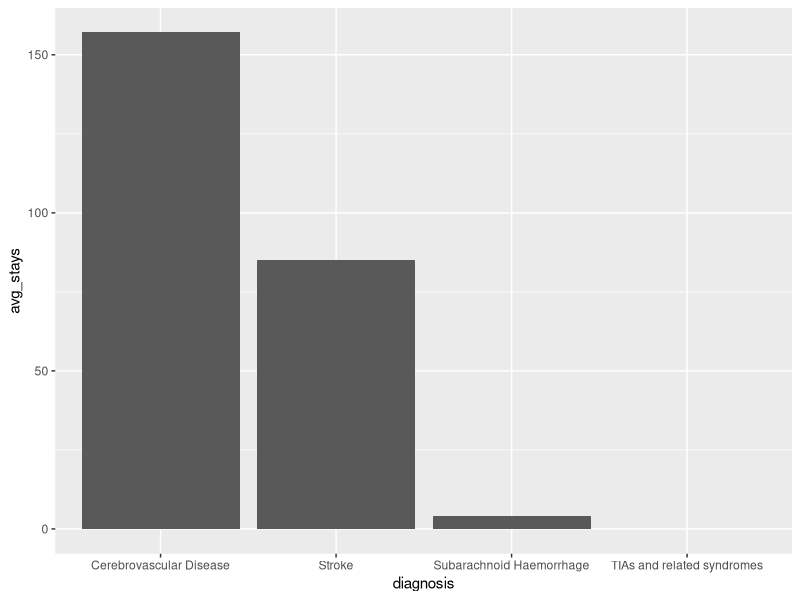
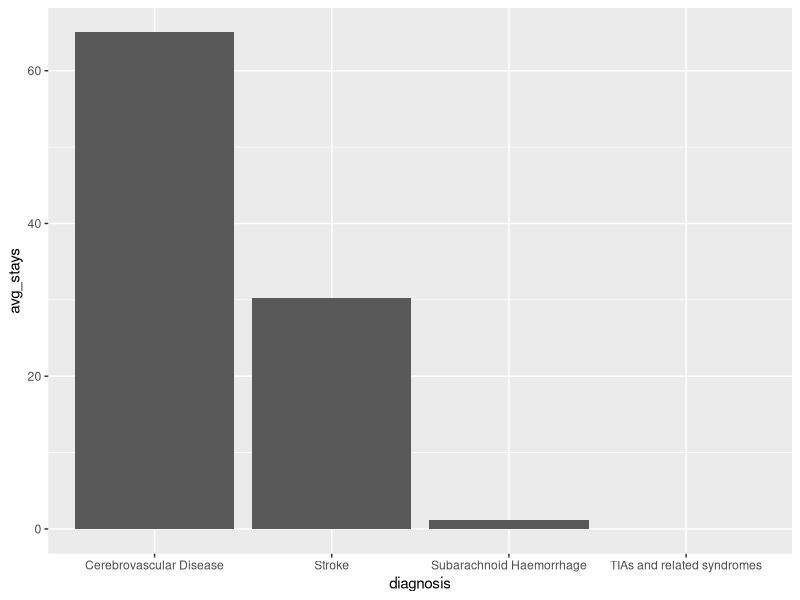
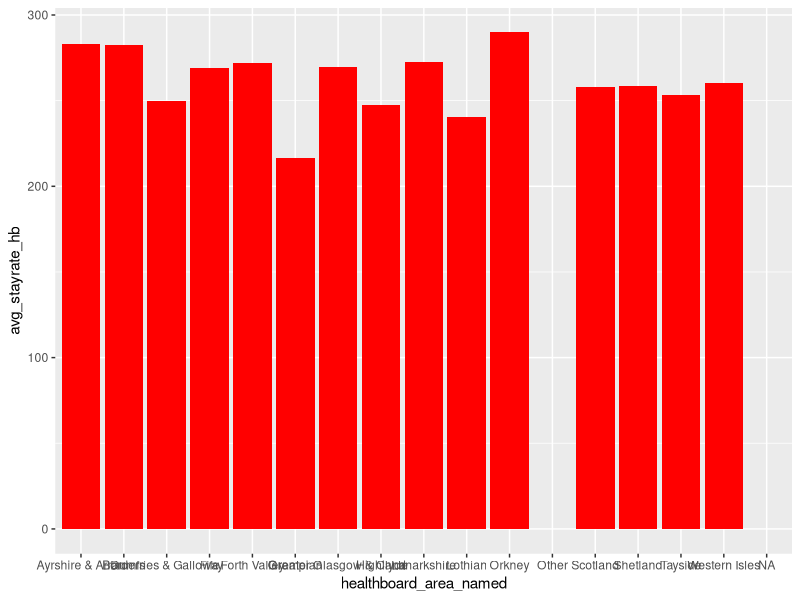
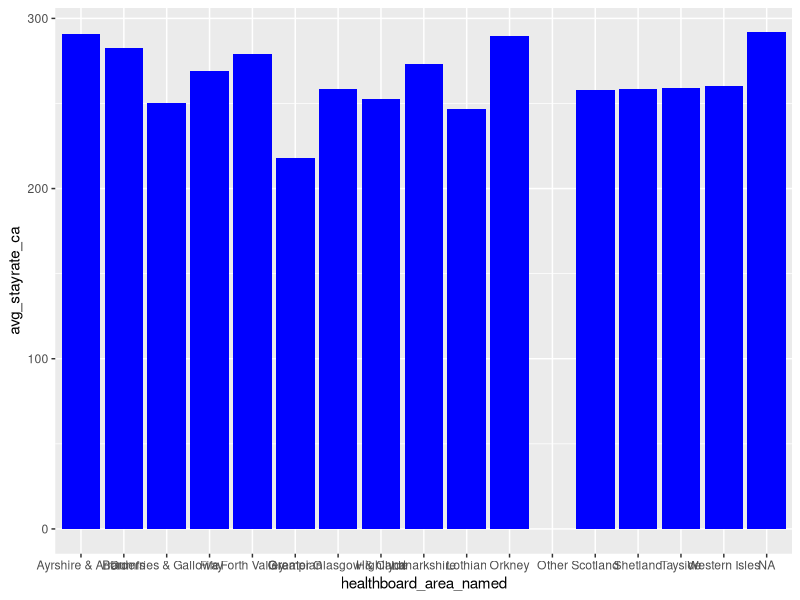
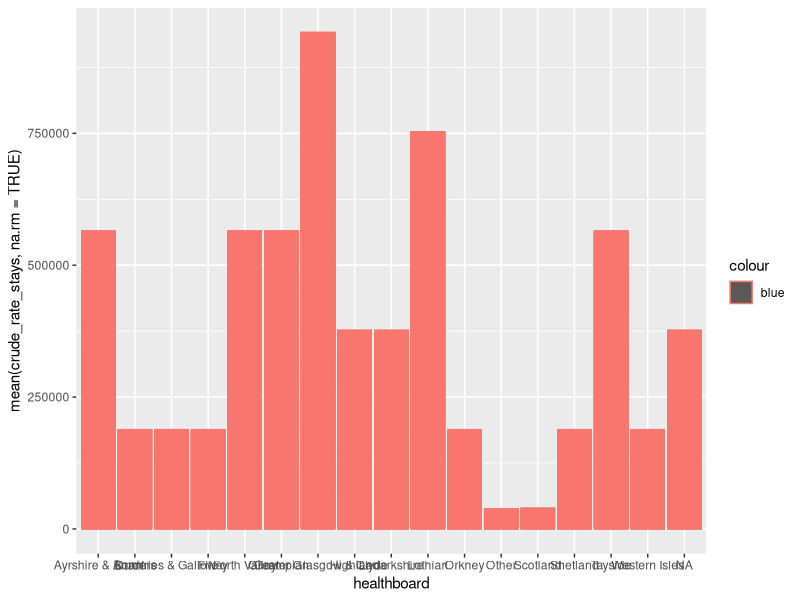
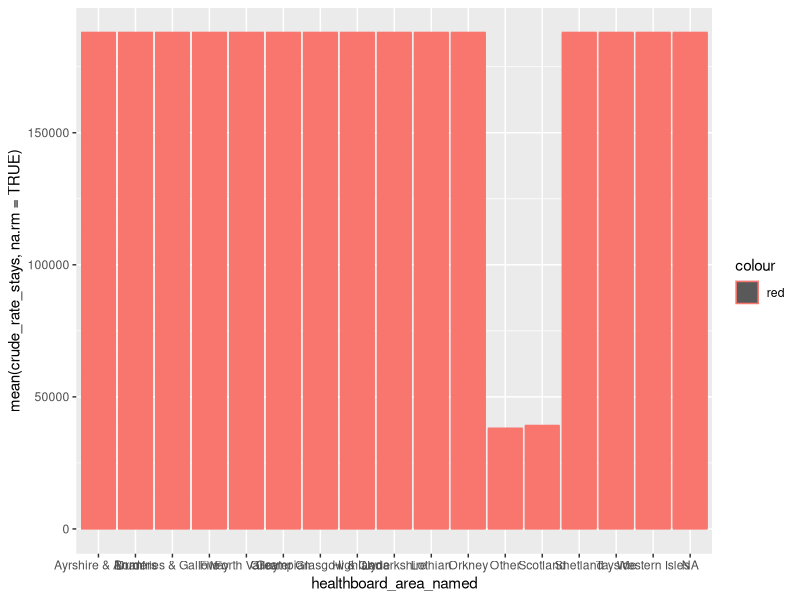

Here is the R script that generated these plots, in order:
## ---- chunk 1
library(tidyverse)
## ---- chunk 2
council_strokesbyca <- read_csv("../../data/clean_data/strokes_byca.csv",
                                col_types = cols(hospitalstays = col_double(),
                                            crude_rate_stays = col_double()))
healthboard_strokesbyhb <- read_csv("../../data/clean_data/strokes_byhb.csv",
                                col_types = cols(hospitalstays = col_double(),
                                            crude_rate_stays = col_double()))
## ---- chunk 3
diagnosis_totals_byhb <- healthboard_strokesbyhb %>% 
  group_by(diagnosis) %>% 
  summarise(avg_stays = mean(crude_rate_mortality, na.rm = TRUE),
            avg_discharge = mean(easr_discharge, na.rm = TRUE),
            avg_deaths = mean(easr_mortality, na.rm = TRUE))
## ---- chunk 4
diagnosis_totals_byhb %>% 
  ggplot(aes(x = diagnosis, y = avg_stays)) +
  geom_col()
## ---- chunk 5
diagnosis_totals_byca <- council_strokesbyca %>% 
  group_by(diagnosis) %>% 
  summarise(avg_stays = mean(crude_rate_mortality, na.rm = TRUE),
            avg_discharge = mean(easr_discharge, na.rm = TRUE),
            avg_deaths = mean(easr_mortality, na.rm = TRUE))
## ---- chunk 6
diagnosis_totals_byca %>% 
  ggplot(aes(x = diagnosis, y = avg_stays)) +
  geom_col()
## ---- chunk 7
unique(council_strokesbyca$council_area_named)
unique(healthboard_strokesbyhb$healthboard_area_named)
## ---- chunk 8
council_strokesbyca <- council_strokesbyca %>% 
  mutate(healthboard = case_when(
    council_area_named %in% c("East Ayrshire", "North Ayrshire", "South Ayrshire") ~ "Ayrshire & Arran",
    council_area_named == "Scottish Borders" ~ "Borders",
    council_area_named == "Dumfries & Galloway" ~ "Dumfries & Galloway",
    council_area_named == "Na h-Eileanan Siar" ~ "Western Isles",
    council_area_named == "Fife" ~ "Fife",
    council_area_named %in% c("Clackmannanshire", "Falkirk", "Stirling") ~ "Forth Valley",
    council_area_named == "Aberdeenshire" | council_area_named == "Aberdeen City" | council_area_named == "Moray" ~ "Grampian",
    council_area_named %in% c("City of Glasgow", "East Dunbartonshire", "East Renfrewshire", "Inverclyde", "Renfrewshire", "West Dunbartonshire") ~ "Greater Glasgow & Clyde",
    council_area_named %in% c("Highland", "Argyll & Bute") ~ "Highland",
    council_area_named %in% c("North Lanarkshire", "South Lanarkshire") ~ "Lanarkshire",
    council_area_named %in% c("City of Edinburgh", "East Lothian", "Midlothian", "West Lothian") ~ "Lothian",
    council_area_named == "Orkney Islands" ~ "Orkney",
    council_area_named == "Shetland Islands" ~ "Shetland",
    council_area_named %in% c("Angus", "Dundee City", "Perth & Kinross") ~ "Tayside",
    council_area_named == "Scotland" ~ "Scotland",
    council_area_named == "Other" ~ "Other",
    is.na(council_area_named) ~ "NA"
    )
  )
council_strokesbyca <- council_strokesbyca %>% 
  mutate(healthboard = na_if(healthboard, "NA"))
## ---- chunk 9
ratestays_byhb <- healthboard_strokesbyhb %>% 
  group_by(healthboard_area_named) %>% 
  summarise(avg_stayrate = mean(crude_rate_stays, na.rm = TRUE)) %>% 
  arrange(healthboard_area_named)

ratestays_byca <- council_strokesbyca %>% 
  group_by(healthboard) %>% 
  summarise(avg_stayrate = mean(crude_rate_stays, na.rm = TRUE)) %>% 
  arrange(healthboard)

stayrates <- ratestays_byhb %>% 
  full_join(ratestays_byca,
            by = c("healthboard_area_named" = "healthboard"),
            suffix = c("_hb", "_ca"))

ggplot(stayrates) +
  aes(x = healthboard_area_named) +
  geom_col(aes(y = avg_stayrate_hb), fill = "red") 

ggplot(stayrates) +
  aes(x = healthboard_area_named) +
  geom_col(aes(y = avg_stayrate_ca), fill = "blue")
## ---- chunk 10
ggplot() +
  geom_col(
    data = council_strokesbyca,
    aes(x = healthboard, y = mean(crude_rate_stays, na.rm = TRUE),
        col = "blue")
  )

ggplot() +
  geom_col(
    data = healthboard_strokesbyhb,
    aes(x = healthboard_area_named, y = mean(crude_rate_stays, na.rm = TRUE),
        col = "red")
  )
